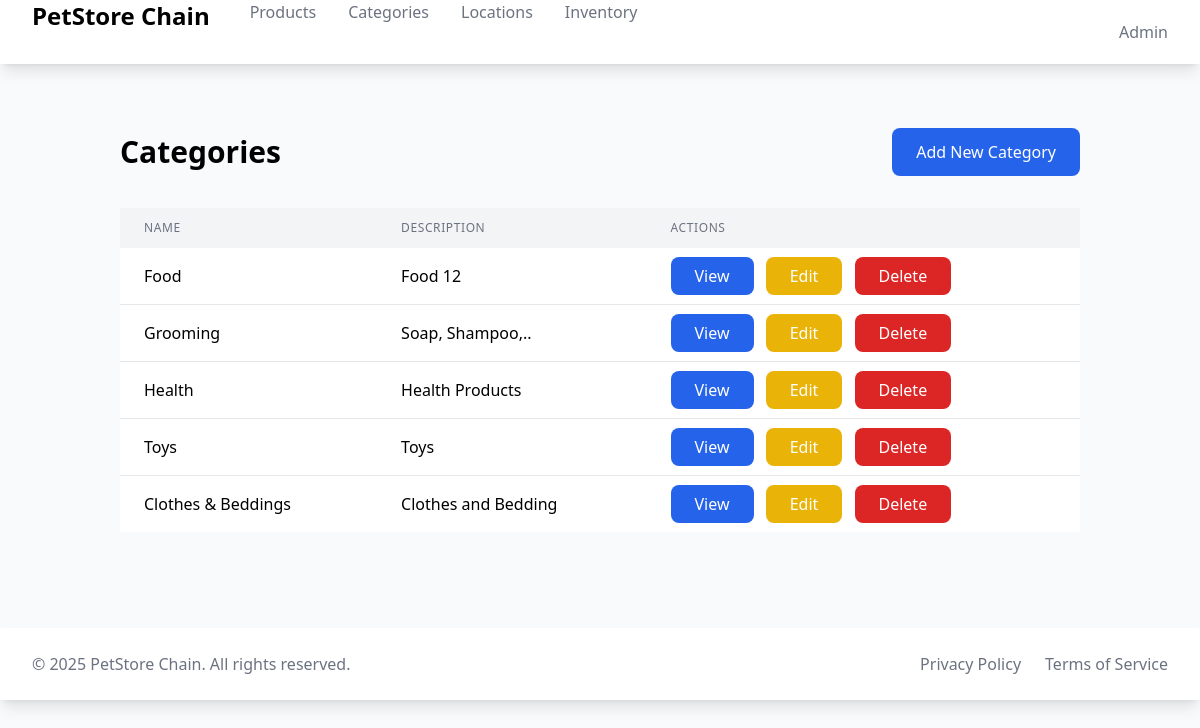
Page /products/categories/ on the committed database.
### products/models.py (models this page shows, shortened)
class Category(models.Model):
    name = models.CharField(max_length=100)
    description = models.TextField(blank=True)

### products/views.py (the view)
# urls.py: path('categories/', CategoryListView.as_view(), name='category_list'),
class CategoryListView(ListView):
    model = Category
    template_name = 'products/category_list.html'
    context_object_name = 'categories'

### products/templates/products/category_list.html
{% extends "base.html" %}
{% block content %}
<div class="container mx-auto px-4 py-8">
    <div class="flex justify-between items-center mb-8">
        <h1 class="text-3xl font-bold">Categories</h1>
        <a href="{% url 'products:category_create' %}" class="bg-blue-600 text-white px-6 py-3 rounded-lg hover:bg-blue-700">
            Add New Category
        </a>
    </div>
    <div class="overflow-x-auto">
        <table class="min-w-full bg-white">
            <thead class="bg-gray-100">
                <tr>
                    <th class="px-6 py-3 text-left text-xs font-medium text-gray-500 uppercase tracking-wider">Name</th>
                    <th class="px-6 py-3 text-left text-xs font-medium text-gray-500 uppercase tracking-wider">Description</th>
                    <th class="px-6 py-3 text-left text-xs font-medium text-gray-500 uppercase tracking-wider">Actions</th>
                </tr>
            </thead>
            <tbody class="divide-y divide-gray-200">
                {% for category in object_list %}
                <tr>
                    <td class="px-6 py-4">{{ category.name }}</td>
                    <td class="px-6 py-4">{{ category.description }}</td>
                    <td class="px-6 py-4 space-x-2">
                        <a href="{% url 'products:category_detail' category.pk %}" class="bg-blue-600 text-white px-6 py-2 rounded-lg hover:bg-blue-700">View</a>
                        <a href="{% url 'products:category_update' category.pk %}" class="bg-yellow-500 text-white px-6 py-2 rounded-lg hover:bg-yellow-600">Edit</a>
                        <a href="{% url 'products:category_delete' category.pk %}" class="bg-red-600 text-white px-6 py-2 rounded-lg hover:bg-red-700">Delete</a>
                    </td>
                </tr>
                {% empty %}
                <tr>
                    <td colspan="3" class="px-6 py-4 text-center text-gray-500">No categories found</td>
                </tr>
                {% endfor %}
            </tbody>
        </table>
    </div>
</div>
{% endblock %}

### rows in the picture
Category: name "Food", description "Food 12"
Category: name "Grooming", description "Soap, Shampoo,.."
Category: name "Health", description "Health Products"
Category: name "Toys", description "Toys"
Category: name "Clothes & Beddings", description "Clothes and Bedding"
